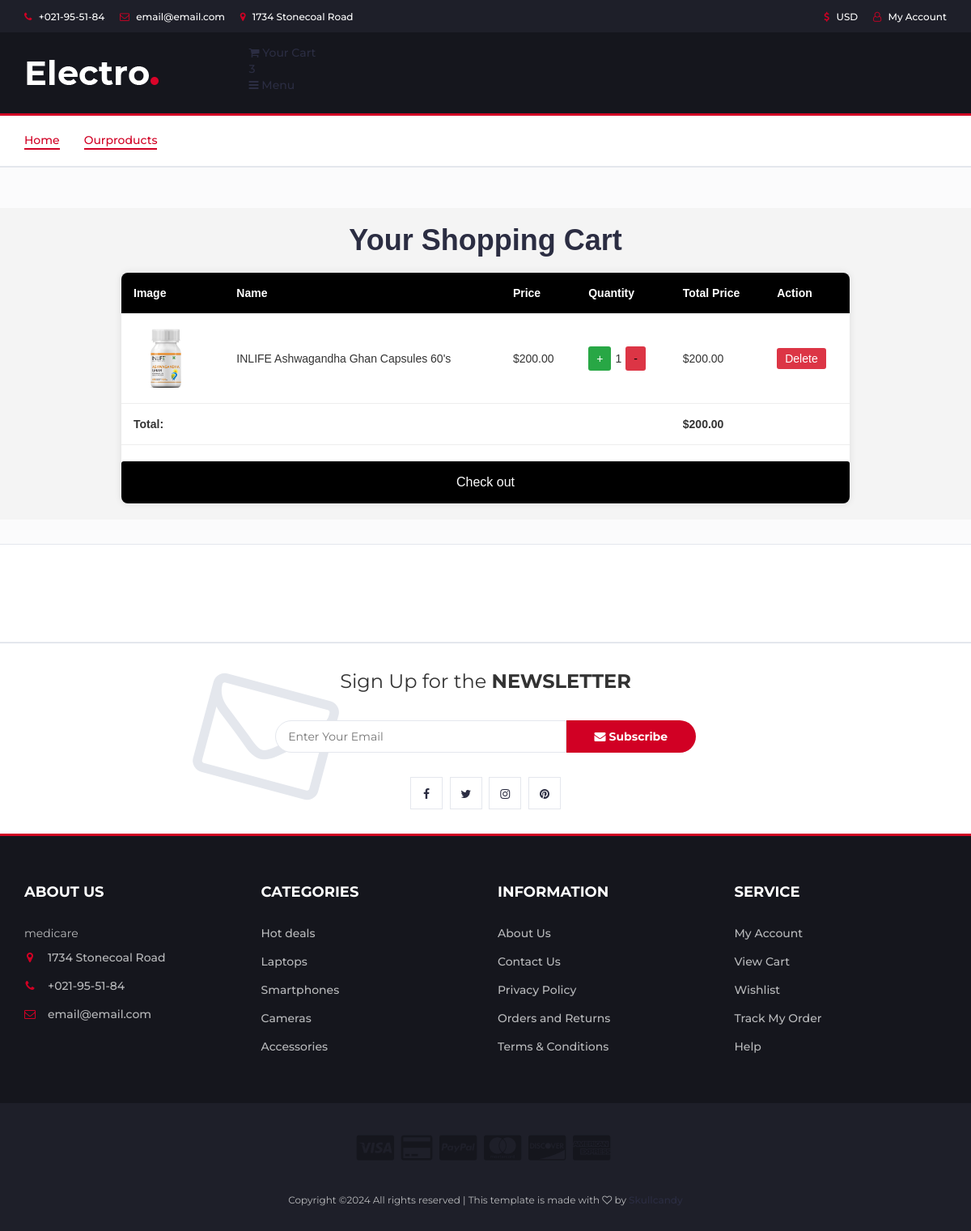
The page /cart/ (signed in) on the database its author committed.
### myapp/models.py (models this page shows, shortened)
class Product(models.Model):
    name = models.CharField(max_length=255)
    description = models.TextField()
    price = models.DecimalField(max_digits=10, decimal_places=2)
    image = models.ImageField(upload_to='productimages/')
    is_active = models.BooleanField(default=True)
    quantity = models.IntegerField(default=0)
    reorderlevel = models.IntegerField(default=0)
    category = models.ForeignKey(Category, on_delete=models.CASCADE, null=True)

### myapp/views.py (the view)
# urls.py: path('cart/', views.cart, name='cart'),
@login_required(login_url=user_login)
def cart(request):
    upcart_items = Cart.objects.filter(user=request.user)
    cart_items={}
    for item in upcart_items:
        if item.product.name in cart_items:
            cart_items[item.product.name]['quantity']+=1
            cart_items[item.product.name]['total_price']+=cart_items[item.product.name]['price']
        else:
            cart_items[item.product.name]={
                'id':item.product.id,
                'name':item.product.name,
                'price':item.product.price,
                'quantity':item.quantity,
                'price':item.product.price,
                'total_price':item.product.price,
                'image':item.product.image
            }
    total_price = sum(item['total_price'] for item in cart_items.values())
    context= {
        'cart_items': cart_items,
        'total_price': total_price
        }
    return render(request, 'cart.html',context)

### myapp/templates/cart.html (shortened to what this page needs)
{%load static%}
{% block content %}
<!DOCTYPE html>
<html lang="en">
	<head>
         <link type="text/css" rel="stylesheet" href="{%static 'css/bootstrap.min.css'%}">
         <link type="text/css" rel="stylesheet" href="{%static 'css/slick.css'%}">
         <link type="text/css" rel="stylesheet" href="{%static 'css/slick-theme.css'%}">
         <link type="text/css" rel="stylesheet" href="{%static 'css/nouislider.min.css'%}">
         <link rel="stylesheet" href="{%static 'css/font-awesome.min.css'%}">
         <link type="text/css" rel="stylesheet" href="{%static 'css/style.css'%}"/>
    </head>
	<body>
		<header>
			<div id="top-header">
				<div class="container">
					<ul class="header-links pull-left">
						<li><a href="#"><i class="fa fa-phone"></i> +021-95-51-84</a></li>
						<li><a href="#"><i class="fa fa-envelope-o"></i> email@email.com</a></li>
						<li><a href="#"><i class="fa fa-map-marker"></i> 1734 Stonecoal Road</a></li>
					</ul>
					<ul class="header-links pull-right">
						<li><a href="#"><i class="fa fa-dollar"></i> USD</a></li>
						<li><a href="#"><i class="fa fa-user-o"></i> My Account</a></li>
					</ul>
				</div>
			</div>
			<div id="header">
				<div class="container">
					<div class="row">
						<div class="col-md-3">
							<div class="header-logo">
								<a href="#" class="logo">
									<img src="./img/logo.png" alt="">
								</a>
							</div>
						</div>
								<div class="dropdown">
									<a class="dropdown-toggle" data-toggle="dropdown" aria-expanded="true">
										<i class="fa fa-shopping-cart"></i>
										<span>Your Cart</span>
										<div class="qty">3</div>
									</a>
								</div>
								<div class="menu-toggle">
									<a href="#">
										<i class="fa fa-bars"></i>
										<span>Menu</span>
									</a>
								</div>
							</div>
						</div>
					</div>
		</header>
		<nav id="navigation">
			<div class="container">
				<div id="responsive-nav">
					<ul class="main-nav nav navbar-nav">
						<li class="active"><a href="{%url 'index' %}">Home</a></li>
						<li class="active"><a href="{%url 'products' %}">Ourproducts</a></li>
					</ul>
				</div>
			</div>
		</nav>
		<div id="breadcrumb" class="section">
			<div class="container">
                <div class="row">
                    <div class="col-md-12">
                    </div>
                </div>
            </div>
            <div class="cart-container">
                <h1 class="cart-header">Your Shopping Cart</h1>
                <div class="cart-table-container">
                    <table class="cart-table">
                        <thead>
                            <tr>
                                <th>Image</th>
                                <th>Name</th>
                                <th>Price</th>
                                <th>Quantity</th>
                                <th>Total Price</th>
                                <th>Action</th>
                            </tr>
                        </thead>
                        <tbody>
                            {% for key, item in cart_items.items %}
                            <tr>
                                <td><img src="{{ item.image.url }}" alt="{{ item.name }}" class="cart-item-image"></td>
                                <td>{{ item.name }}</td>
                                <td>${{ item.price }}</td>
                                <td>
                                    <div class="quantity-controls">
                                        <form action="{% url 'add_to_cart' item.id %}" method="post" class="quantity-form">
                                            <button type="submit" class="quantity-button add">+</button>
                                        </form>
                                        <span class="quantity-number">{{ item.quantity }}</span>
                                        <a href="{% url 'decrease_quantity' item.id %}" class="quantity-button subtract">-</a>
                                    </div>
                                </td>
                                <td>${{ item.total_price }}</td>
                                <td><a href="{% url 'remove_from_cart' item.id %}" class="action-button delete">Delete</a></td>
                            </tr>
                            {% endfor %}
                            <tr class="cart-total">
                                <td colspan="4">Total:</td>
                                <td>${{ total_price }}</td>
                                <td></td>
                            </tr>
                        </tbody>
                    </table>
                    <a href="{% url 'checkout' %}" class="checkout-button">Check out</a>
                </div>
            </div>
		</div>
		<div class="section">
		</div>
		<div id="newsletter" class="section">
			<div class="container">
				<div class="row">
					<div class="col-md-12">
						<div class="newsletter">
							<p>Sign Up for the <strong>NEWSLETTER</strong></p>
							<form>
								<input class="input" type="email" placeholder="Enter Your Email">
								<button class="newsletter-btn"><i class="fa fa-envelope"></i> Subscribe</button>
							</form>
							<ul class="newsletter-follow">
								<li>
									<a href="#"><i class="fa fa-facebook"></i></a>
								</li>
								<li>
									<a href="#"><i class="fa fa-twitter"></i></a>
								</li>
								<li>
									<a href="#"><i class="fa fa-instagram"></i></a>
								</li>
								<li>
									<a href="#"><i class="fa fa-pinterest"></i></a>
								</li>
							</ul>
						</div>
					</div>
				</div>
			</div>
		</div>
		<footer id="footer">
			<div class="section">
				<div class="container">
					<div class="row">
						<div class="col-md-3 col-xs-6">
							<div class="footer">
								<h3 class="footer-title">About Us</h3>
								<p>medicare</p>
								<ul class="footer-links">
									<li><a href="#"><i class="fa fa-map-marker"></i>1734 Stonecoal Road</a></li>
									<li><a href="#"><i class="fa fa-phone"></i>+021-95-51-84</a></li>
									<li><a href="#"><i class="fa fa-envelope-o"></i>email@email.com</a></li>
								</ul>
							</div>
						</div>
						<div class="col-md-3 col-xs-6">
							<div class="footer">
								<h3 class="footer-title">Categories</h3>
								<ul class="footer-links">
									<li><a href="#">Hot deals</a></li>
									<li><a href="#">Laptops</a></li>
									<li><a href="#">Smartphones</a></li>
									<li><a href="#">Cameras</a></li>
									<li><a href="#">Accessories</a></li>
								</ul>
							</div>
						</div>
						<div class="col-md-3 col-xs-6">
							<div class="footer">
								<h3 class="footer-title">Information</h3>
								<ul class="footer-links">
									<li><a href="#">About Us</a></li>
									<li><a href="#">Contact Us</a></li>
									<li><a href="#">Privacy Policy</a></li>
									<li><a href="#">Orders and Returns</a></li>
									<li><a href="#">Terms & Conditions</a></li>
								</ul>
							</div>
						</div>
						<div class="col-md-3 col-xs-6">
							<div class="footer">
								<h3 class="footer-title">Service</h3>
								<ul class="footer-links">
									<li><a href="#">My Account</a></li>
									<li><a href="#">View Cart</a></li>
									<li><a href="#">Wishlist</a></li>
									<li><a href="#">Track My Order</a></li>
									<li><a href="#">Help</a></li>
								</ul>
							</div>
						</div>
					</div>
				</div>
			</div>
			<div id="bottom-footer" class="section">
				<div class="container">
					<div class="row">
						<div class="col-md-12 text-center">
							<ul class="footer-payments">
								<li><a href="#"><i class="fa fa-cc-visa"></i></a></li>
								<li><a href="#"><i class="fa fa-credit-card"></i></a></li>
								<li><a href="#"><i class="fa fa-cc-paypal"></i></a></li>
								<li><a href="#"><i class="fa fa-cc-mastercard"></i></a></li>
								<li><a href="#"><i class="fa fa-cc-discover"></i></a></li>
								<li><a href="#"><i class="fa fa-cc-amex"></i></a></li>
							</ul>
							<span class="copyright">
								Copyright &copy;<script>document.write(new Date().getFullYear());</script> All rights reserved | This template is made with <i class="fa fa-heart-o" aria-hidden="true"></i> by <a href="https://colorlib.com" target="_blank">Skullcandy</a>
							</span>
						</div>
					</div>
				</div>
			</div>
		</footer>
	</body>
</html>
{%endblock%}

### myapp/static/css/style.css (style rules this page uses)
body { font-family: 'Montserrat', sans-serif; font-weight: 400; color: #333; }
h1, h2, h3, h4, h5, h6 { color: #2B2D42; font-weight: 700; margin: 0 0 10px; }
a { color: #2B2D42; font-weight: 500; -webkit-transition: 0.2s color; transition: 0.2s color; }
ul, ol { margin: 0; padding: 0; list-style: none }
.input { height: 40px; padding: 0px 15px; border: 1px solid #E4E7ED; background-color: #FFF; width: 100%; }
.section { padding-top: 30px; padding-bottom: 30px; }
#breadcrumb { padding: 30px 0px; background: #FBFBFC; border-bottom: 1px solid #E4E7ED; margin-bottom: 30px; }
#top-header { padding-top: 10px; padding-bottom: 10px; background-color: #1E1F29; }
.header-links li { display: inline-block; margin-right: 15px; font-size: 12px; }
.header-links li:last-child { margin-right: 0px; }
.header-links li a { color: #FFF; }
.header-links li i { color: #D10024; margin-right: 5px; }
#header { padding-top: 15px; padding-bottom: 15px; background-color: #15161D; }
.header-logo { float: left; }
.header-logo .logo img { display: block; }
#navigation { background: #FFF; border-bottom: 2px solid #E4E7ED; border-top: 3px solid #D10024; }
.main-nav>li+li { margin-left: 30px }
.main-nav>li>a { padding: 20px 0px; }
.main-nav>li>a:hover, .main-nav>li>a:focus, .main-nav>li.active>a { color: #D10024; background-color: transparent; }
.main-nav>li>a:after { content: ""; display: block; width: 0%; height: 2px; background-color: #D10024; -webkit-transition: 0.2s all; transition: 0.2s all; }
.main-nav>li>a:hover:after, .main-nav>li>a:focus:after, .main-nav>li.active>a:after { width: 100%; }
#newsletter.section { border-top: 2px solid #E4E7ED; border-bottom: 3px solid #D10024; margin-top: 30px; }
.newsletter { text-align: center; }
.newsletter p { font-size: 24px; }
.newsletter form { position: relative; max-width: 520px; margin: 30px auto; }
.newsletter form:after { content: "\f003"; font-family: FontAwesome; position: absolute; font-size: 160px; color: #E4E7ED; top: 15px; -webkit-transform: translateY(-50%) rotate(15deg); -ms-transform: translateY(-50%) rotate(15deg); transform: translateY(-50%) rotate(15deg); z-index: -1; left: -90px; }
.newsletter form .input { width: calc(100% - 160px); margin-right: -4px; border-radius: 40px 0px 0px 40px; }
.newsletter form .newsletter-btn { width: 160px; height: 40px; font-weight: 700; background: #D10024; color: #FFF; border: none; border-radius: 0px 40px 40px 0px; }
.newsletter .newsletter-follow { text-align: center; }
.newsletter .newsletter-follow li { display: inline-block; margin-right: 5px; }
.newsletter .newsletter-follow li:last-child { margin-right: 0px; }
.newsletter .newsletter-follow li a { position: relative; display: block; width: 40px; height: 40px; text-align: center; line-height: 40px; border: 1px solid #E4E7ED; background-color: #FFF; -webkit-transition: 0.2s all; transition: 0.2s all; }
#footer { background: #15161D; color: #B9BABC; }
#bottom-footer { background: #1E1F29; }
.footer { margin: 30px 0px; }
.footer .footer-title { color: #FFF; text-transform: uppercase; font-size: 18px; margin: 0px 0px 30px; }
.footer-links li+li { margin-top: 15px; }
.footer-links li a { color: #B9BABC; }
.footer-links li i { margin-right: 15px; color: #D10024; width: 14px; text-align: center; }
.copyright { margin-top: 30px; display: block; font-size: 12px; }
.footer-payments li { display: inline-block; margin-right: 5px; }
.footer-payments li a { color: #15161D; font-size: 36px; display: block; }

### rows shown on the page
Product: name "INLIFE Ashwagandha Ghan Capsules 60's", price "200.00", total_price "200.00"

### other values the page prints
{{ item.quantity }} "1"
{{ total_price }} "200.00"
